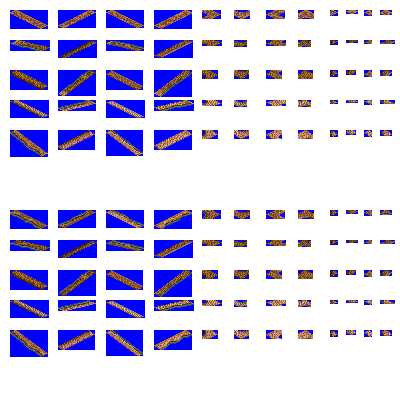
#> input picture OpenTTD-15.3/OpenTTD-15.3/media/baseset/orig_extra/rivers/tropic_desert.png, 400 x 400 px
$ python compare-screenshots.py ../OpenTTD-15.3/OpenTTD-15.3/media/baseset/orig_extra/rivers/tropic_desert.png ../OpenTTD-15.3/OpenTTD-15.3/media/baseset/orig_extra/rivers/arctic_brown.png out.png
#> lines starting #> are read from the running program, lines starting #| are printed output that depends on the picture; long printed decimals are rounded
"""Pixel comparison of two screenshots; writes a diff mask."""
import sys
from PIL import Image, ImageChops

a = Image.open(sys.argv[1]).convert('RGB')
#> a is the input picture: PIL image 400x400 RGB; mean R, G, B 209.6, 206, 237.9
b = Image.open(sys.argv[2]).convert('RGB')
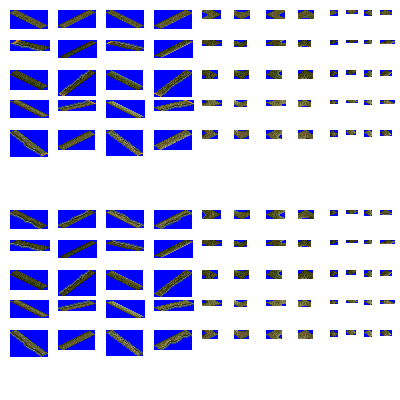
#> input picture OpenTTD-15.3/OpenTTD-15.3/media/baseset/orig_extra/rivers/arctic_brown.png, 400 x 400 px
#> b is the input picture: PIL image 400x400 RGB; mean R, G, B 205, 205.1, 236.5
assert a.size == b.size, (a.size, b.size)
diff = ImageChops.difference(a, b)
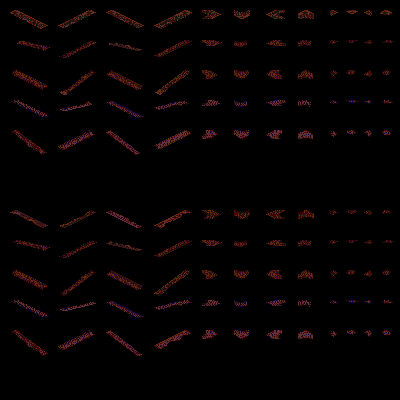
#> diff: PIL image 400x400 RGB; mean R, G, B 4.6, 1.6, 1.6
pixels = list(diff.getdata())
#> pixels = 160000 items
differing = sum(1 for p in pixels if max(p) > 2)
#> differing = 10764
print(f'size={a.size} differing={differing} fraction={differing / len(pixels):.6f} max={max(max(p) for p in pixels)}')
#| size=(400, 400) differing=10764 fraction=0.06728 max=144
mask = diff.point(lambda v: 255 if v > 2 else 0)
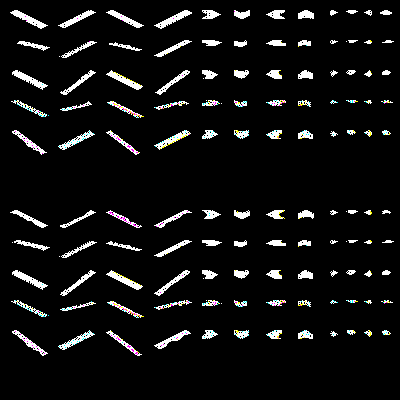
#> mask: PIL image 400x400 RGB; mean R, G, B 16.7, 16.8, 16.6
mask.save(sys.argv[3])
